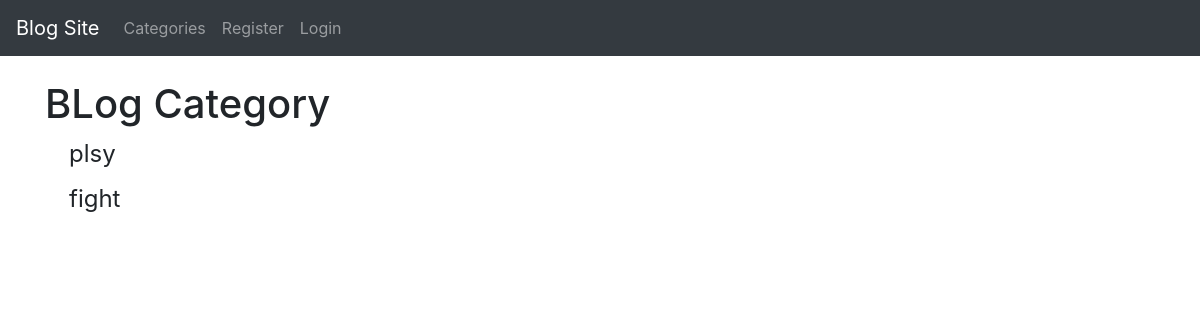
Before: /category_List/ with the older database file.
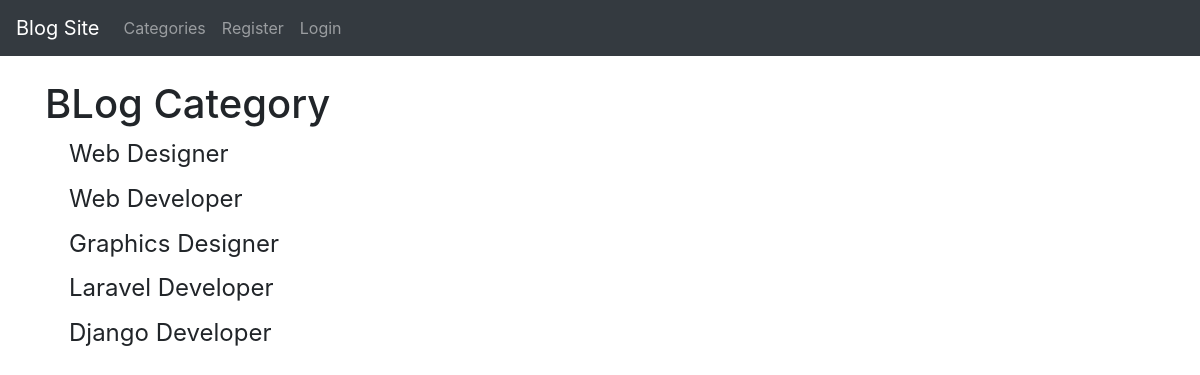
After: the same page with the newer database file.
### theblog/models.py (models this page shows, shortened)
class Category(models.Model):
  name=models.CharField(max_length=255)
  def __str__(self):
    return self.name

### theblog/views.py (the view)
# urls.py: path('category_List/', CategoryListView, name="category_List"),
def CategoryListView(request):
  cat_menu_list=Category.objects.all()
  return render(request, 'category_list.html', {'cat_menu_list':cat_menu_list})

### theblog/templates/category_list.html (shortened to what this page needs)
{% extends 'base.html' %}
{% block content %}
  <br>
  <h1> BLog Category</h1>
  {% for item in cat_menu_list %}
    <h4> <a class="dropdown-item" href=" {% url 'category' item %} "> {{item}} </a> </h4>
  {% endfor %}
{% endblock %}

Changed rows visible on the page:
removed Category: name "plsy"
removed Category: name "fight"
added Category: name "Web Designer"
added Category: name "Web Developer"
added Category: name "Graphics Designer"
added Category: name "Laravel Developer"
added Category: name "Django Developer"
